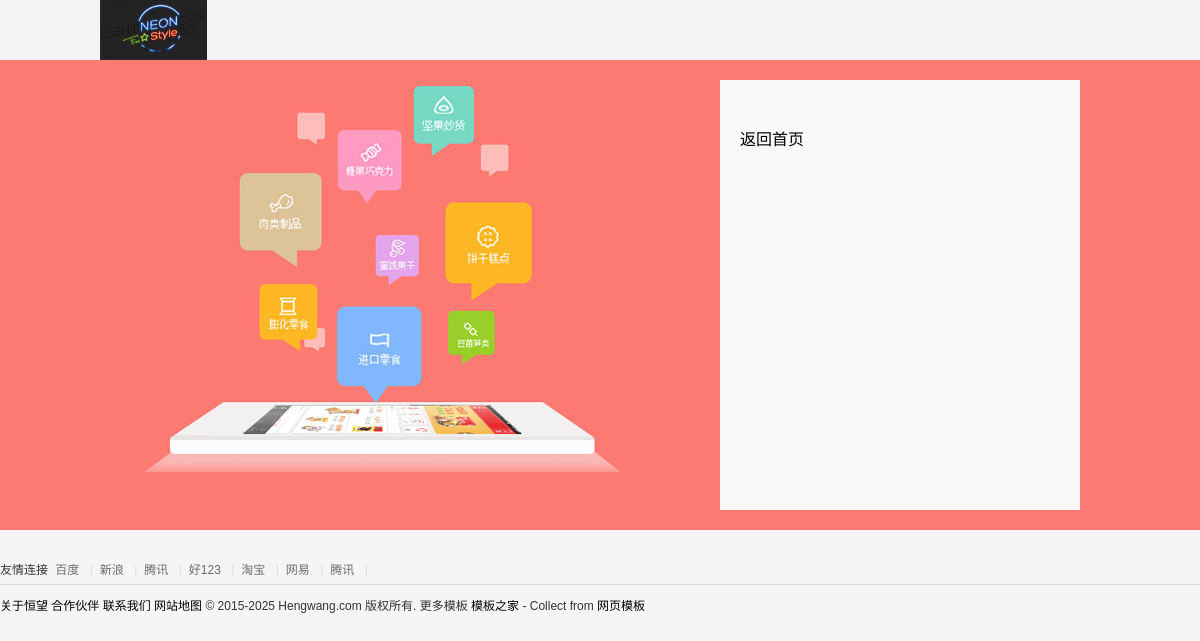
Page /action/users.php on the committed database.
### tables this page shows
CREATE TABLE `friendlink` (
  `id` int(11) NOT NULL AUTO_INCREMENT,
  `linkname` varchar(32) NOT NULL,
  `link` varchar(255) NOT NULL,
  `state` tinyint(1) NOT NULL DEFAULT '1' COMMENT '1:启用  2:关闭',
  PRIMARY KEY (`id`)
);

### public/Model.php (called while the page is built, shortened)
<?php
class Model_n
{
	protected $link;
	protected $tableName;
	public function __construct($tableName)
	{
		$this->link = @mysqli_connect(HOST,USER,PASS,DBNAME) or die("数据库连接失败");
		mysqli_set_charset($this->link,"utf8");
		$this->tableName = $tableName;
		$this->loadFields();
	}
	private function loadFields()
	{
		$sql = "desc {$this->tableName}";
		$result = mysqli_query($this->link,$sql);
		while($row = mysqli_fetch_assoc($result)){
			$this->fields[] = $row['Field'];
			if($row['Key']=="PRI"){
				$this->pk = $row['Field'];
			}
		}
	}
	public function select()
	{
		$sql = "select * from {$this->tableName}";
		$result = mysqli_query($this->link,$sql);
		$list = mysqli_fetch_all($result,MYSQLI_ASSOC);
		return $list;
	}
}

### web/action/users.php (the view, shortened to what this page needs)
<!DOCTYPE html>
<html>
	<head lang="en">
		<link rel="stylesheet" href="../AmazeUI-2.4.2/assets/css/amazeui.css" />
		<link href="../css/dlstyle.css" rel="stylesheet" type="text/css">
	</head>
	<body>
		<div class="login-boxtitle">
			<a href="../index.php"><img alt="logo" src="../images/logobig.png" /></a>
		</div>
		<div class="login-banner">
			<div class="login-main">
				<div class="login-banner-bg"><span></span><img src="../images/big.jpg" /></div>
				<div class="login-box">
			 <br>
		    <br>
		    <a href="../index.php" >返回首页</a>
				</div>
			</div>
		</div>
		<?php
					require("../../public/Model.php");
					  $mod = new Model_n("friendlink");
					  $list = $mod->select();
?>
					<div class="footer ">
						<div class="footer-hd ">
							<p>
								<em>友情连接</em>
								<?php
									foreach($list as $row){
										  if($row['state']==1){
										  	echo "<a href=\"{$row['link']} \">{$row['linkname']}</a>
											<b>|</b>";
										  }
									}
								?>
							</p>
						</div>
						<div class="footer-bd ">
							<p>
								<a href="# ">关于恒望</a>
								<a href="# ">合作伙伴</a>
								<a href="# ">联系我们</a>
								<a href="# ">网站地图</a>
								<em>© 2015-2025 Hengwang.com 版权所有. 更多模板 <a href="http://www.cssmoban.com/" target="_blank" title="模板之家">模板之家</a> - Collect from <a href="http://www.cssmoban.com/" title="网页模板" target="_blank">网页模板</a></em>
							</p>
						</div>
					</div>
	</body>
</html>

### web/css/dlstyle.css (style rules this page uses)
html, body, div, span, applet, object, iframe, h1, h2, h3, h4, h5, h6, p, blockquote, pre, a, abbr, acronym, address, big, cite, code, del, dfn, em, img, ins, kbd, q, s, samp, small, strike, strong, sub, sup, tt, var, b, u, i, center, dl, dt, dd, ol, ul, li, fieldset, form, label, legend, table, caption, tbody, tfoot, thead, tr, th, td, article, aside, canvas, details, embed, figure, figcaption, footer, header, hgroup, menu, nav, output, ruby, section, summary, time, mark, audio, video { margin: 0; padding: 0; border: 0; font-size: 100%; font: inherit; vertical-align: baseline; font-family: arial,"Lantinghei SC","Microsoft Yahei"; }
html,body { height: 100%; background:#f5f5f5 ; }
a { color: #000; text-decoration: none; }
.login-box { width: 100%; }
.login-banner-bg,.login-boxtitle { display: none; }
.footer { text-align:center;font-size: 12px;padding-top: 5px; }
.footer-bd { display:none; }
@media screen and (min-width:640px) { .footer-bd { display:block; } }
@media screen and (min-width:640px) { .footer { text-align:left; display:block;position: relative;margin: 0px auto; padding: 7px 0px 9px; margin-top:20px;max-width: 1200px; } }
@media screen and (min-width:640px) { .footer .footer-bd p, .footer .footer-hd p { margin-bottom: 8px;line-height: 27px;text-align:left;border-bottom:1px solid #ddd ; } }
@media screen and (min-width:640px) { .footer .footer-hd a { margin: 0px 4px;white-space: nowrap;color: #6C6C6C; } }
@media screen and (min-width:640px) { .footer .footer-hd b { margin: 0px 3px;font-weight: 400;color: #DDD; } }
@media screen and (min-width:640px) { .footer .footer-bd p { border-bottom:none; } }
@media screen and (min-width:1025px) { .login-box,.login-box2 { width: 100%;max-width:360px;height: 430px;position: absolute;margin-top:20px;margin-left:0px;background:#f8f8f8;right:2%;padding:10px 20px; } }
@media screen and (min-width:1025px) { .login-boxtitle { max-width: 1000px;margin: 0px auto;height: 60px; } }
@media screen and (min-width:1025px) { .login-boxtitle img { height:60px; } }
@media screen and (min-width:1025px) { .login-banner,.res-banner { width:100%;height:470px; background:#fd7a72; } }
@media screen and (min-width:1025px) { .login-main,.res-main { max-width:1000px;height:470px; margin:0px auto; position:relative; } }
@media screen and (min-width:1025px) { .login-boxtitle { display: block; } }
@media screen and (min-width:1025px) { .login-banner-bg { display:block;float:left; } }

### rows in the picture
friendlink: linkname "百度"
friendlink: linkname "新浪"
friendlink: linkname "腾讯"
friendlink: linkname "好123"
friendlink: linkname "淘宝"
friendlink: linkname "网易"
friendlink: linkname "腾讯"
